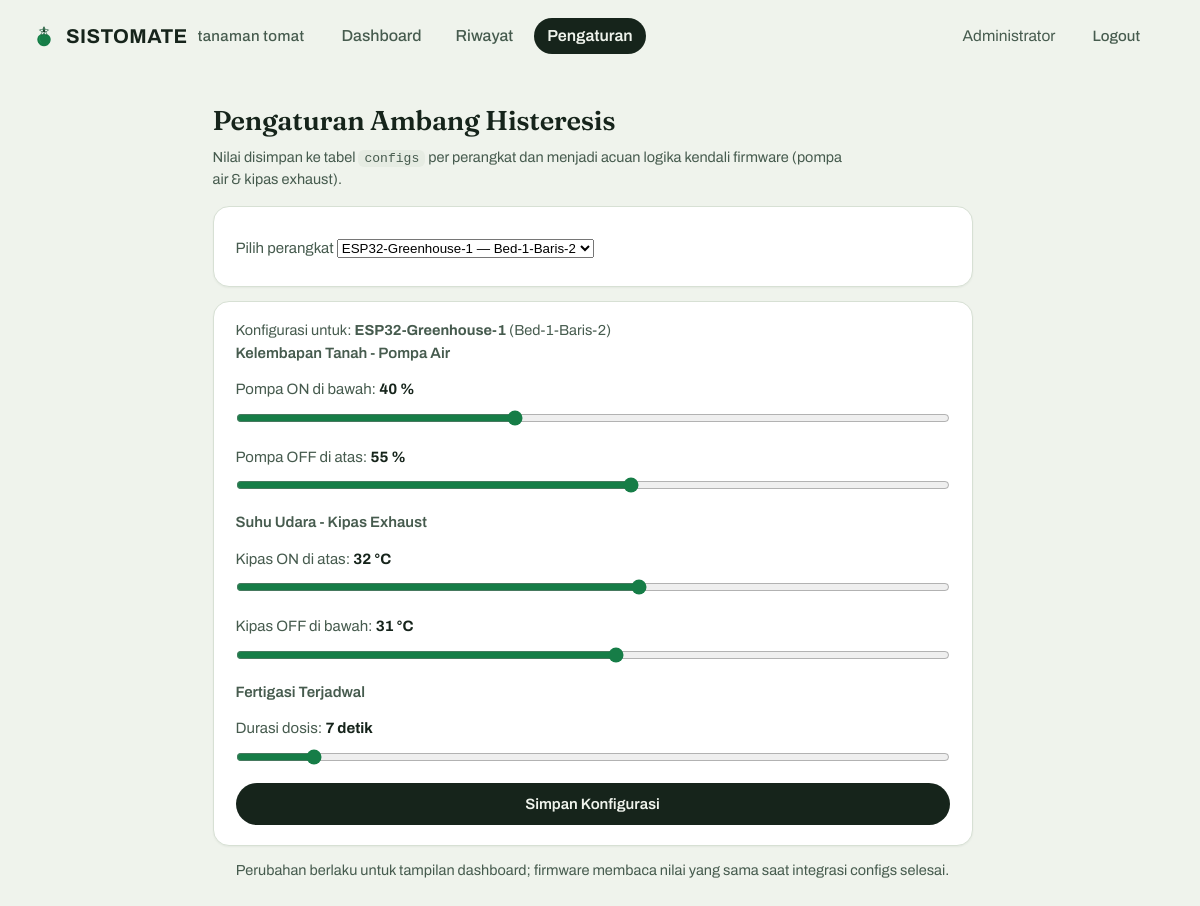
The app's page /dashboard/settings.php (signed in) with its own data.
### tables this page shows
CREATE TABLE users (
  id_user INT AUTO_INCREMENT PRIMARY KEY,
  name VARCHAR(100) NOT NULL,
  email VARCHAR(100) NOT NULL UNIQUE,
  password_hash VARCHAR(255) NOT NULL
);

CREATE TABLE devices (
  id_device INT AUTO_INCREMENT PRIMARY KEY,
  device_name VARCHAR(100) NOT NULL,
  location VARCHAR(150) NOT NULL,
  id_user INT NOT NULL,
  CONSTRAINT fk_devices_user FOREIGN KEY (id_user)
    REFERENCES users (id_user) ON DELETE RESTRICT
);

### dashboard/settings.php (the view, shortened to what this page needs)
<?php
require_once __DIR__ . '/db.php';
$user = current_user();
$devices = db()->query('SELECT id_device, device_name, location FROM devices ORDER BY id_device')->fetchAll();
$deviceIds = array_map(static fn(array $d): int => (int) $d['id_device'], $devices);
$requested = (int) ($_POST['id_device'] ?? $_GET['id_device'] ?? 0);
$deviceId = in_array($requested, $deviceIds, true) ? $requested : ($deviceIds[0] ?? 0);
$deviceCurrent = null;
foreach ($devices as $d) {
    if ((int) $d['id_device'] === $deviceId) {
        $deviceCurrent = $d;
        break;
    }
}
$defaults = ['soil_on' => 40, 'soil_off' => 55, 'temp_on' => 32, 'temp_off' => 31, 'fert_duration_s' => 7];
$cfg = $defaults;
?>
<!doctype html>
<html lang="id">
<head>
<link rel="stylesheet" href="assets/theme.css">
</head>
<body>
<?= navbar('settings', $user['name']) ?>
<main>
  <div class="settings-wrap">
  <h1 class="page-title">Pengaturan Ambang Histeresis</h1>
  <p class="lead-muted">Nilai disimpan ke tabel <code>configs</code> per perangkat dan menjadi
    acuan logika kendali firmware (pompa air &amp; kipas exhaust).</p>
  <?php if (count($devices) > 1): ?>
  <form method="get" action="settings.php" class="panel">
    <label class="f" for="pick-device">Pilih perangkat
      <select id="pick-device" name="id_device" onchange="this.form.submit()">
        <?php foreach ($devices as $d): ?>
          <option value="<?= (int) $d['id_device'] ?>"<?= (int) $d['id_device'] === $deviceId ? ' selected' : '' ?>>
            <?= e($d['device_name']) ?> &mdash; <?= e($d['location']) ?>
          </option>
        <?php endforeach; ?>
      </select>
    </label>
  </form>
  <?php endif; ?>
  <form method="post" action="settings.php" class="panel">
    <?php if ($deviceCurrent): ?>
      <p class="small muted">Konfigurasi untuk: <b><?= e($deviceCurrent['device_name']) ?></b>
        (<?= e($deviceCurrent['location']) ?>)</p>
    <?php endif; ?>
    <h2>Kelembapan Tanah - Pompa Air</h2>
    <label class="f">Pompa ON di bawah: <b><span id="lSoilOn"><?= e((string)$cfg['soil_on']) ?></span> %</b></label>
    <input type="range" min="5" max="95" step="1"
           id="soil_on" name="soil_on" value="<?= e((string)$cfg['soil_on']) ?>"
           oninput="lSoilOn.textContent=this.value">
    <label class="f mt-block">Pompa OFF di atas: <b><span id="lSoilOff"><?= e((string)$cfg['soil_off']) ?></span> %</b></label>
    <input type="range" min="5" max="95" step="1"
           id="soil_off" name="soil_off" value="<?= e((string)$cfg['soil_off']) ?>"
           oninput="lSoilOff.textContent=this.value">
    <h2 class="mt-block">Suhu Udara - Kipas Exhaust</h2>
    <label class="f">Kipas ON di atas: <b><span id="lTempOn"><?= e((string)$cfg['temp_on']) ?></span> &deg;C</b></label>
    <input type="range" min="15" max="45" step="1"
           id="temp_on" name="temp_on" value="<?= e((string)$cfg['temp_on']) ?>"
           oninput="lTempOn.textContent=this.value">
    <label class="f mt-block">Kipas OFF di bawah: <b><span id="lTempOff"><?= e((string)$cfg['temp_off']) ?></span> &deg;C</b></label>
    <input type="range" min="15" max="45" step="1"
           id="temp_off" name="temp_off" value="<?= e((string)$cfg['temp_off']) ?>"
           oninput="lTempOff.textContent=this.value">
    <h2 class="mt-block">Fertigasi Terjadwal</h2>
    <label class="f">Durasi dosis: <b><span id="lFert"><?= e((string)$cfg['fert_duration_s']) ?></span> detik</b></label>
    <input type="range" min="1" max="60" step="1"
           id="fert_duration_s" name="fert_duration_s" value="<?= e((string)$cfg['fert_duration_s']) ?>"
           oninput="lFert.textContent=this.value">
    <div class="mt-block">
      <button type="submit" class="btn block">Simpan Konfigurasi</button>
    </div>
  </form>
  <p class="small muted center mt-block">Perubahan berlaku untuk tampilan dashboard;
    firmware membaca nilai yang sama saat integrasi configs selesai.</p>
  </div>
</main>
</body>
</html>

### dashboard/db.php (shortened to what this page needs)
<?php
function db(): PDO
{
    static $pdo = null;
    if ($pdo === null) {
        $path = getenv('SISTOMATE_ENV') ?: '/etc/sistomate-ingest.env';
        $env = parse_ini_file($path);
        $pdo = new PDO(
            "mysql:host={$env['DB_HOST']};dbname={$env['DB_NAME']};charset=utf8mb4",
            $env['DB_USER'],
            $env['DB_PASS'],
            [
                PDO::ATTR_ERRMODE => PDO::ERRMODE_EXCEPTION,
                PDO::ATTR_DEFAULT_FETCH_MODE => PDO::FETCH_ASSOC,
            ]
        );
    }
    return $pdo;
}
function e(?string $s): string
{
    return htmlspecialchars((string) $s, ENT_QUOTES, 'UTF-8');
}
function current_user(): array
{
    $stmt = db()->prepare('SELECT id_user, name, email FROM users WHERE id_user = ?');
    $stmt->execute([(int) $_SESSION['user_id']]);
    $row = $stmt->fetch();
    return $row ?: ['id_user' => (int) $_SESSION['user_id'], 'name' => 'Pengguna', 'email' => ''];
}
function navbar(string $active, string $userName, bool $live = false): string
{
    $items = [
        'app'      => ['app.php',      'Dashboard'],
        'history'  => ['history.php',  'Riwayat'],
        'settings' => ['settings.php', 'Pengaturan'],
    ];
    $nav = '';
    foreach ($items as $key => [$href, $label]) {
        $cls = $key === $active ? ' class="on"' : '';
        $nav .= '<a href="' . $href . '"' . $cls . '>' . e($label) . '</a>';
    }
    $right = '';
    $right .= '<span class="uname">' . e($userName) . '</span>';
    $right .= '<a class="logout" href="logout.php">Logout</a>';
    return '<header>'
        . '<div class="brand-group">'
        .   '<div class="brand"><svg class="brand-logo" viewBox="0 0 64 64" aria-hidden="true"><path d="M32 25.5c9.8 0 17.8 6.7 17.8 16 0 6.2-3.2 11.7-8.2 14.9-2.9 1.8-6.1 2.8-9.6 2.8-3.5 0-6.7-1-9.6-2.8-5-3.2-8.2-8.7-8.2-14.9 0-9.3 8-16 17.8-16z" fill="#167D47"/><path d="M18.6 43.5c-.8-6.7 1.6-13 6.6-17.4-3.3 4.3-4.7 9.5-3.9 14.6.6 4.1 2.5 7.8 5.3 10.5-3.5-1.4-6.5-3.9-8-7.7z" fill="#22A55F" opacity=".55"/><g fill="#E8F4EC" stroke="#0E4E2C" stroke-width="1.5" stroke-linejoin="round"><path d="M32 21.6C28.4 18.2 27.9 12 32 7 36.1 12 35.6 18.2 32 21.6Z"/><path d="M32 21.6C28.4 18.2 27.9 12 32 7 36.1 12 35.6 18.2 32 21.6Z" transform="rotate(72 32 19.5)"/><path d="M32 21.6C28.4 18.2 27.9 12 32 7 36.1 12 35.6 18.2 32 21.6Z" transform="rotate(-72 32 19.5)"/><path d="M32 21.6C28.4 18.2 27.9 12 32 7 36.1 12 35.6 18.2 32 21.6Z" transform="rotate(144 32 19.5)"/><path d="M32 21.6C28.4 18.2 27.9 12 32 7 36.1 12 35.6 18.2 32 21.6Z" transform="rotate(-144 32 19.5)"/></g><path d="M29.7 20.4L30.3 9.6Q32 8.2 33.7 9.8L34.3 20.5Z" fill="#0E4E2C"/><circle cx="32" cy="19.5" r="2.2" fill="#16241B"/></svg>SISTOMATE <span>tanaman tomat</span></div>'
        .   '<nav class="navbar">' . $nav . '</nav>'
        . '</div>'
        . '<div class="header-right">' . $right . '</div>'
        . '</header>';
}

### dashboard/assets/theme.css (style rules this page uses)
:root { --bg: #EFF3EC; --surface: #FFFFFF; --line: #D7E0D4; --line-soft: #E6ECE3; --ink: #16241B; --muted: #465B4E; --sehat: #167D47; --layu: #D08700; --sakit: #D64545; --kering: #9A6A3C; --on: #0B7285; --sans: "Archivo", system-ui, -apple-system, sans-serif; --serif: "Fraunces", Georgia, serif; }
* { box-sizing: border-box; margin: 0; }
html { background: var(--bg); scrollbar-gutter: stable; overflow-y: scroll; }
body { background: var(--bg); color: var(--ink); font-family: var(--sans); font-size: 18px; line-height: 1.5; -webkit-font-smoothing: antialiased; max-width: 1400px; margin: 0 auto; padding: 0 32px 64px; }
header { display: flex; justify-content: space-between; align-items: center; padding: 18px 0 14px; font-size: 15px; gap: 14px; flex-wrap: wrap; }
.brand-group { display: flex; align-items: center; gap: 24px; }
.header-right { display: flex; align-items: center; gap: 16px; }
.brand { display: flex; align-items: center; gap: 10px; font-weight: 700; letter-spacing: .02em; font-size: 20px; }
.brand span { color: var(--muted); font-weight: 500; font-size: 15px; }
.brand-logo { width: 24px; height: 24px; flex-shrink: 0; color: var(--sehat); }
.navbar { display: flex; align-items: center; gap: 8px; flex-wrap: wrap; }
.navbar a { color: var(--muted); text-decoration: none; font-size: 16px; font-weight: 500; padding: 6px 13px; border-radius: 999px; transition: background .15s, color .15s; }
.navbar a.on { background: var(--ink); color: var(--bg); font-weight: 600; }
.uname { color: var(--muted); font-size: 15.5px; padding: 0 8px; }
.logout { color: var(--muted); text-decoration: none; font-size: 15px; font-weight: 500; padding: 6px 13px; border-radius: 999px; transition: background .15s, color .15s; }
h1.page-title { font-family: var(--serif); font-weight: 600; font-size: 1.7rem; letter-spacing: -.01em; margin: 10px 0 6px; }
p.lead-muted { color: var(--muted); font-size: 14.5px; margin-bottom: 16px; max-width: 640px; }
.panel { background: var(--surface); border: 1px solid var(--line); border-radius: 16px; padding: 18px 22px 20px; box-shadow: 0 1px 2px rgba(22, 36, 27, .05); margin-bottom: 14px; }
h2 { font-size: 15px; font-weight: 600; color: var(--muted); margin-bottom: 14px; }
code { background: var(--line-soft); border-radius: 6px; padding: 1px 6px; font-size: .9em; }
label.f { display: block; font-size: 15px; color: var(--muted); margin: 12px 0 6px; }
label.f b { color: var(--ink); font-variant-numeric: tabular-nums; }
input[type=range] { width: 100%; accent-color: var(--sehat); }
.btn { display: inline-block; font: inherit; font-size: 15px; font-weight: 600; color: var(--bg); background: var(--ink); border: 0; border-radius: 999px; padding: 10px 22px; cursor: pointer; text-decoration: none; transition: opacity .15s; }
.btn.block { display: block; width: 100%; text-align: center; }
.mt-block { margin-top: 10px; }
.center { text-align: center; }
.muted { color: var(--muted); }
.small { font-size: 14.5px; }
.settings-wrap { max-width: 760px; margin: 32px auto 0; }

### records on screen
users: name "Administrator"
devices: id_device "ESP32-Greenhouse-1 — Bed-1-Baris-2"
devices: device_name "ESP32-Greenhouse-1", location "Bed-1-Baris-2"

### other values on screen
$label "Dashboard"
$label "Riwayat"
$label "Pengaturan"
$cfg['soil_on'] "40"
$cfg['soil_off'] "55"
$cfg['temp_on'] "32"
$cfg['temp_off'] "31"
$cfg['fert_duration_s'] "7"
